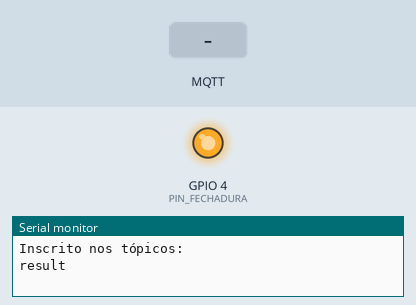
Bench run of a sketch on a simulated ESP32. Parts: output pins drawn as LEDs (lit = HIGH), the last lines printed to the serial monitor. The test bench sets the inputs (shaded band). WiFi joins after 1.5 s; servers stay silent unless stated; no MQTT or app messages arrive unless stated.

Above: at 2.7 s.
2.8 s: MQTT message "1" arrives on the first subscribed topic
At 4.2 s:
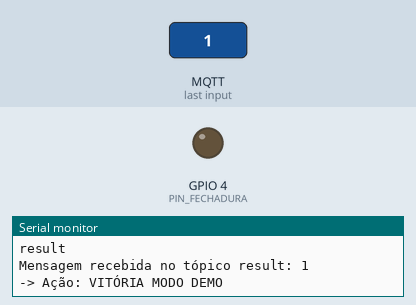
Timing chart, 0 to 14.3 s (numbered marks = the images above; inputs shaded):
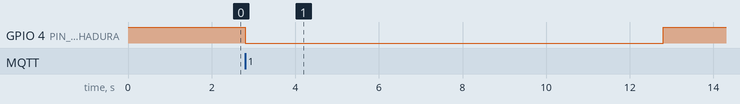

The sketch:

esp32_jepe.ino
```cpp
#include <Wire.h>
#include <WiFi.h>
#include <PubSubClient.h>

const char* ssid = "LabSEA-2.4GHz";
const char* password = "@procurando534";
const char* mqtt_server = "10.10.2.211";
const int mqtt_port = 30001;
const char* mqtt_user = "guest";
const char* mqtt_password = "guest";

const char* topic1 = "result";
int menssagem = 0;

const int PIN_FECHADURA = 4;

WiFiClient espClient;
PubSubClient client(espClient);

void callback(char* topic, byte* payload, unsigned int length);

void setup() {
  Serial.begin(115200);
  pinMode(PIN_FECHADURA, OUTPUT);
  digitalWrite(PIN_FECHADURA, HIGH);

  Serial.print("Conectando-se a ");
  Serial.println(ssid);

  WiFi.begin(ssid, password);

  while (WiFi.status() != WL_CONNECTED) {
    delay(500);
    Serial.print(".");
  }

  Serial.println("\nWiFi conectado. IP: ");
  Serial.println(WiFi.localIP());

  client.setServer(mqtt_server, mqtt_port);
  client.setCallback(callback);
}

void callback(char* topic, byte* payload, unsigned int length) {
  // Converte o payload em uma string
  String message = "";
  for (unsigned int i = 0; i < length; i++) {
    message += (char)payload[i];
  }

  Serial.print("Mensagem recebida no tópico ");
  Serial.print(topic);
  Serial.print(": ");
  Serial.println(message);

  // Se o tópico for o correto, interpreta a mensagem
  if (String(topic) == topic1) {
    if (message == "0") {
      Serial.println("-> Ação: SEQUÊNCIA INCORRETA");
      digitalWrite(PIN_FECHADURA, HIGH); // Mantém/fecha a fechadura

    // Condição de vitória do MODO DEMO
    } else if (message == "1") {
      Serial.println("-> Ação: VITÓRIA MODO DEMO");
      digitalWrite(PIN_FECHADURA, LOW);
      delay(10000);
      digitalWrite(PIN_FECHADURA, HIGH);
      // TODO: Adicione aqui sua lógica para a vitória no modo DEMO

    // --- Condições de vitória dos JOGOS ESPECÍFICOS ---
    } else if (message == "poke-game-win") {
      Serial.println("-> Ação: JOGO POKEMON VENCIDO");
      digitalWrite(PIN_FECHADURA, LOW);
      delay(10000);
      digitalWrite(PIN_FECHADURA, HIGH);
      // TODO: Adicione aqui sua lógica para o jogo POKEPUZZLE GO!

    } else if (message == "angry-game-win") {
      Serial.println("-> Ação: JOGO ANGRY BIRDS VENCIDO");
      digitalWrite(PIN_FECHADURA, LOW);
      delay(10000);
      digitalWrite(PIN_FECHADURA, HIGH);
      // TODO: Adicione aqui sua lógica para o jogo ANGRY ARUCOS

    } else if (message == "gta-game-win") {
      Serial.println("-> Ação: JOGO GTA VENCIDO");
      digitalWrite(PIN_FECHADURA, LOW);
      delay(10000);
      digitalWrite(PIN_FECHADURA, HIGH);
      // TODO: Adicione aqui sua lógica para o jogo GTA: SAN PUZZLE

    } else if (message == "mario-game-win") {
      Serial.println("-> Ação: JOGO MARIO VENCIDO");
      digitalWrite(PIN_FECHADURA, LOW);
      delay(10000);
      digitalWrite(PIN_FECHADURA, HIGH);
      // TODO: Adicione aqui sua lógica para o jogo SUPER MARIO PUZZLE

    } else if (message == "lol-game-win") {
      Serial.println("-> Ação: JOGO LEAGUE OF LEGENDS VENCIDO");
      digitalWrite(PIN_FECHADURA, LOW);
      delay(10000);
      digitalWrite(PIN_FECHADURA, HIGH);
      // TODO: Adicione aqui sua lógica para o jogo LEAGUE OF ARUCOS

    } else {
      Serial.println("-> Ação: MENSAGEM DESCONHECIDA RECEBIDA");
    }
  }
}

void reconnect() {
  while (!client.connected()) {
    Serial.print("Tentando se reconectar ao MQTT Broker...");
    if (client.connect("ESP32Client", mqtt_user, mqtt_password)) {
      Serial.println("Conectado!");
      // Inscreve-se nos dois tópicos
      client.subscribe(topic1);
      Serial.println("Inscrito nos tópicos:");
      Serial.println(topic1);
    } else {
      Serial.print("Falha, rc=");
      Serial.print(client.state());
      Serial.println(" Tentando novamente em 5 segundos");
      delay(5000);
    }
  }
}

void loop() {
  // Reconexão MQTT se necessário
  if (!client.connected()) {
    reconnect();
  }
  client.loop();
}
```

Measured:
- after the input at 2.8 s, GPIO 4 (PIN_FECHADURA): HIGH → LOW at once, → HIGH 10.0 s later
